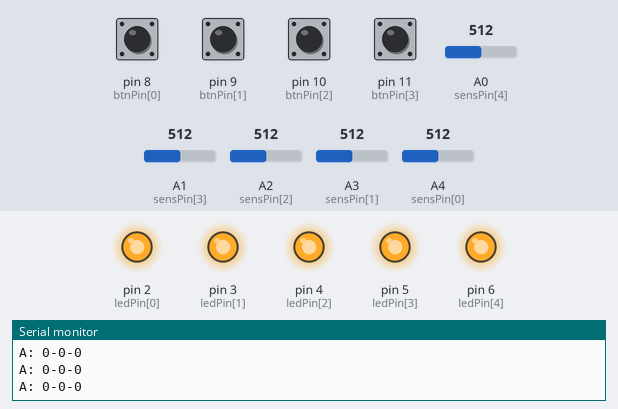
This sketch was run on a simulated Arduino Uno, built with avr-gcc and run on an emulated ATmega328P. Shown: output pins drawn as LEDs (lit = HIGH), the last lines printed to the serial monitor. The test bench sets the inputs (shaded band); at power-on: pin 8 (btnPin[0]), pin 9 (btnPin[1]), pin 10 (btnPin[2]), pin 11 (btnPin[3]) LOW, A0 (sensPin[4]) = 512, A1 (sensPin[3]) = 512, A2 (sensPin[2]) = 512, A3 (sensPin[1]) = 512, A4 (sensPin[0]) = 512.

Above: at 1.2 s.
1.3 s: pin 8 (btnPin[0]) pulled HIGH for 0.15 s
2.9 s: pin 9 (btnPin[1]) pulled HIGH for 0.15 s
4.5 s: A0 (sensPin[4]) set to 628
6.0 s: A0 (sensPin[4]) set to 653
At 6.4 s:
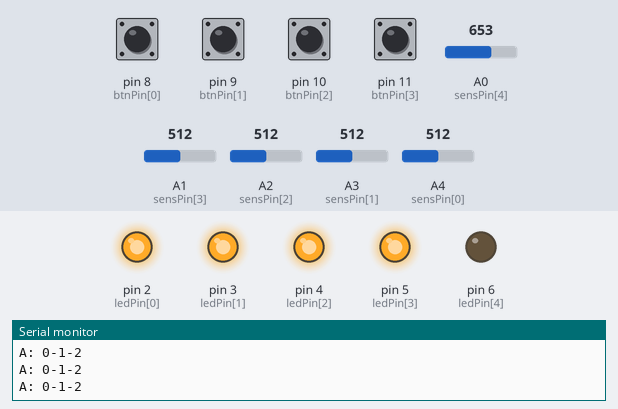
7.5 s: A1 (sensPin[3]) set to 634
9.0 s: A1 (sensPin[3]) set to 651
At 9.9 s:
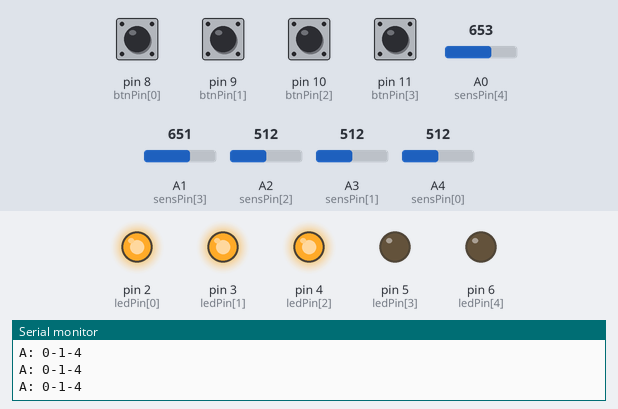
Timing chart, 0 to 11.5 s (numbered marks = the images above; inputs shaded):
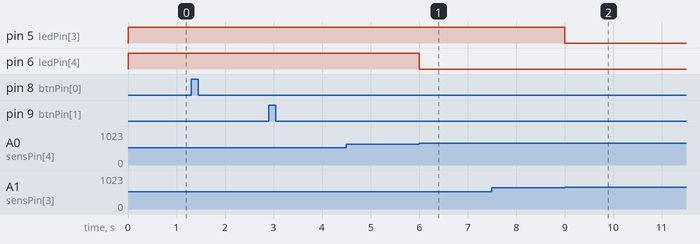

Measured:
- the behaviour switches between 640 and 641 on A0 (sensPin[4]) (found by bisection; images 0 and 1)
- the behaviour switches between 640 and 641 on A1 (sensPin[3]) (found by bisection; images 1 and 2)
- after the input at 6.0 s, pin 6 (ledPin[4]): HIGH → LOW at once
- after the input at 9.0 s, pin 5 (ledPin[3]): HIGH → LOW at once

The sketch:

BowlingMonitor.ino
```cpp
/*  Resources:
      How to split strings into an array: https://forum.arduino.cc/t/how-to-split-a-string-with-space-and-store-the-items-in-array/888813/8
*/


const int numPins = 5;
const int numBtns = 4;
int sensPin[] = {A4, A3, A2, A1, A0};  // Top, Middle-Left, Middle-Right, Bottom-Left, Bottom-Right
int ledPin[] = {2, 3, 4, 5, 6};  // Top, Middle-Left, Middle-Right, Bottom-Left, Bottom-Right
int btnPin[] = {8, 9, 10, 11};  // Reset, Bowl, Next Player, Next Round
bool btnValues[numBtns][2]; // 1: Current value, 2: previous value
int sensValues[numPins];  // raw value of photocell
int pinValues[numPins][3]; // [pin ID][isKnocked, points, switchBrightness]
float sensitivity = .80; // Percent of how much light there should be to switch states. 0-1: Lower = Changes at lower brightness value
int maxBrightness, minBrightness;
int switchBrightness;


// Val: 0 = button states, 1 = current state, 2 = current turn points.
String rx;
const int numValues = 3;
int rxVal[numValues];
int val[numValues];
int prevVal[numValues];

// Screen Values
const int pixelCount = 320 * 240;
unsigned int pixels[1];


void setup() {
  Serial.begin(9600);
  for(int i = 0; i < numPins; i++) {
    pinMode(sensPin[i], INPUT);
    pinMode(ledPin[i], OUTPUT);
    pinValues[i][0] = 0;
    digitalWrite(ledPin[i], HIGH);
    switch(i) {
      case 0:
        pinValues[i][1] = 5;
        break;
      case 1: case 2:
        pinValues[i][1] = 3;
        break;
      case 3: case 4:
        pinValues[i][1] = 2;
        break;
    }
  }

  for(int i = 0; i < numBtns; i++) {
    pinMode(btnPin[i], INPUT);
    btnValues[i][0] = 0;
    btnValues[i][1] = 0;
  }

  calibrateSensors();
}

void loop() {
  delay(30);
  readSerial();
  if(rxVal != prevVal) {
    //printValues();

  }
  handleInputs();
  sendSerial();
  //val[1] = 2;
  if(val[1] == 1)
    handleBowling();
  memcpy(prevVal, val, sizeof(val));
}

// Handle button presses
void handleInputs() {
  for(int i = 0; i < numBtns; i++) {  // Read values and assign accordingly
    btnValues[i][0] = digitalRead(btnPin[i]);
    if(btnValues[i][0] == 0 && btnValues[i][0] != btnValues[i][1]) {  // Ensure action executes on button release
      val[0] = i + 1;
      break;
    }
    else
      val[0] = 0;
  }

  switch(val[0]) {  // Execute button press actions required by Arduino
    case 1:
      // Reset arduino-related things
      Serial.println("RESET");
      reset();
      break;
    case 2:
      val[1] = 1;
      val[2] = 0;
      Serial.println("BOWL");
      // Bowl
      break;
    case 3:
      val[1] = 2;
      Serial.println("NEXT PLAYER");
      for(int i = 0; i < numPins; i++) {
        pinValues[i][0] = 0;
        digitalWrite(ledPin[i], HIGH);
        calibrateSensors();
      }
      // Next Player
      break;
    case 4:
      val[1] = 3;
      Serial.println("NEXT ROUND");
      val[2] = 0;
      for(int i = 0; i < numPins; i++) {
        pinValues[i][0] = 0;
        digitalWrite(ledPin[i], HIGH);
        calibrateSensors();
      }
      // Next Round
      break;
  }

  for(int i = 0; i < numBtns; i++)  // Save values to be checked next tick
      btnValues[i][1] = btnValues[i][0];
}


void sendSerial() {
  String tx = "A: ";
  for(int i = 0; i < numValues; i++) {
    tx.concat(val[i]);
    tx.concat("-");
  }
  tx.remove(tx.length() - 1);
  Serial.println(tx);
}


void readSerial() {
  if(Serial.available() > 0) {
    rx = Serial.readStringUntil('\n');
    rx.trim();
    if(rx.charAt(0) == 'P') {  // Only check for Processing's serial outputs
      rx.replace("P: ", "");  // Removes the prefix to the serial output
      int index = 0;
      while(index < numValues) {
        int cut = rx.indexOf('-');
        if(cut != -1) {
          rxVal[index] = rx.substring(0, cut).toInt();
          rx.substring(cut + 1);
          index++;
        }
      }
      memcpy(val, rxVal, sizeof(rxVal));
    }
    else if(rx.charAt(0) == 'S') {
      rx = Serial.readStringUntil('\n');
      rx.trim();
      int index = 0;
      while(index < pixelCount) {
        int cut = rx.indexOf(' ');
        if(cut != -1) {
          int col = rx.substring(0, cut).toInt();
          rx.substring(cut + 1);

          /*switch(col) {
            case 0:
              pixels[index] = color565(0, 0, 0);
              break;
            case 1:
              pixels[index] = color565(255, 255, 255);
              break;
            case 2:
              pixels[index] = color565(222, 252, 222);
              break;
            case 3:
              pixels[index] = color565(41, 237, 71);
              break;
          }      */
          index++;
        }
      }
    }
  }
}

void printValues() {
  Serial.print("values ");
  for(int i = 0; i < numValues; i++)
    Serial.print(rxVal[i] + " ");
  Serial.println("from processing.");
}

void handleBowling() {
  for(int i = 0; i < numPins; i++) {  // Check sensor values
    sensValues[i] = analogRead(sensPin[i]);

    if(sensValues[i] > pinValues[i][2] && pinValues[i][0] != 1) {
      digitalWrite(ledPin[i], LOW);
      val[2] += pinValues[i][1];
      pinValues[i][0] = 1;
      //Serial.println(i);
    }
    //delay(1000);
    /*Serial.print("PIN: ");
    Serial.print(i);
    Serial.print(" | VALUE: ");
    Serial.println(sensValues[i]); */
  }
}

void calibrateSensors() {
  int step = 0;
  for(int i = 0; i < numPins; i++) {
    int sensVal = analogRead(sensPin[i]);
    pinValues[i][2] = sensVal/sensitivity;
  }
}
  //min = map(min, 0, max, 0, 255);
  //switchBrightness = int(max / sensitivity);
  /*Serial.print("Switch Bright: ");
  Serial.println(switchBrightness);
  Serial.print("MIN: ");
  Serial.println(min);*/
  //minBrightness = min;
  //return max;

void reset() {
  calibrateSensors();
  for(int i = 0; i < numPins; i++) {
    pinValues[i][0] = 0;
    digitalWrite(ledPin[i], HIGH);
  }
  for(int i = 0; i < numBtns; i++) {
    btnValues[i][0] = 0;
    btnValues[i][1] = 0;
  }
  val[1] = 0;
  val[2] = 0;
}
```
